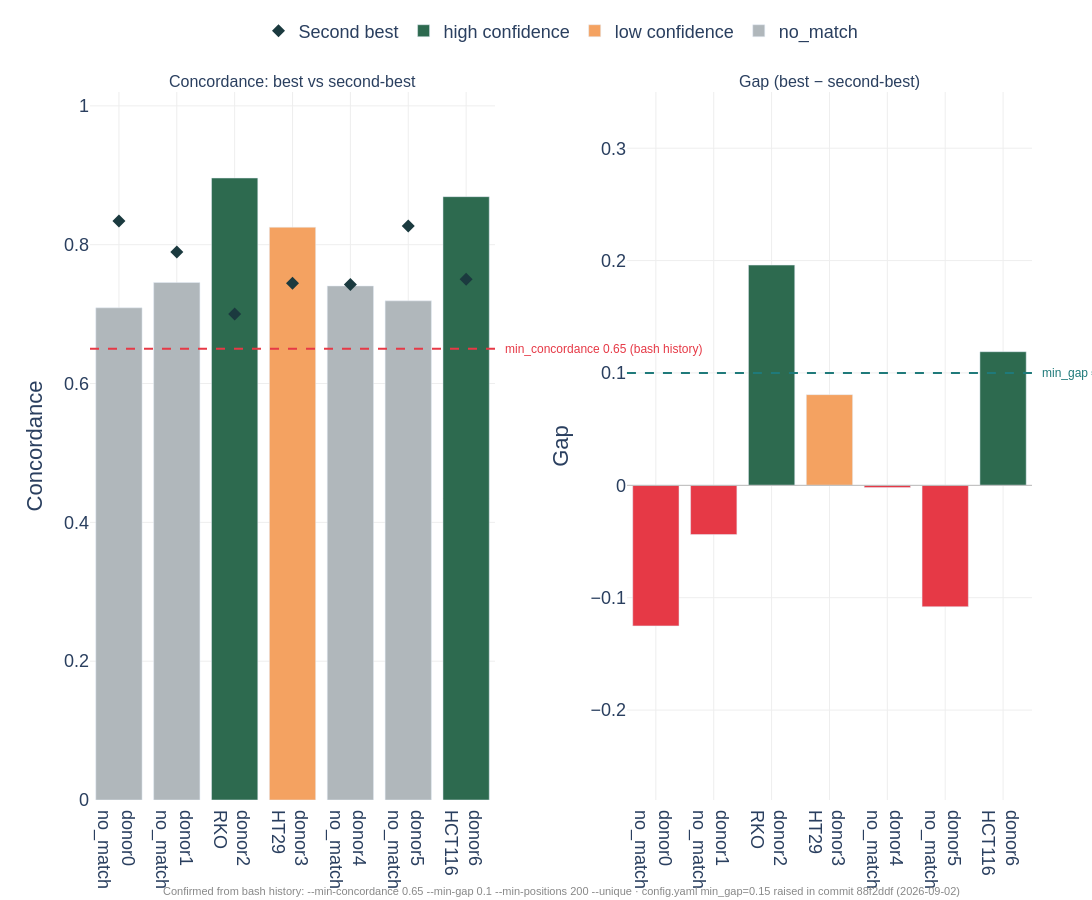

The notebook cell this image was saved under:
### Markdown cell above
## Figure 8 — Donor matching quality (slide 8)
**Slide message:** Concordance gap cleanly separates high-confidence matches (≥0.15 gap) from ambiguous or failed assignments, validating the Hungarian-algorithm matching thresholds.

### Code cell
dm_path = f'{DEMUX_DIR}/{UNGUIDED_RUN}/donor_matches.tsv'
if not os.path.exists(dm_path):
    print(f'{dm_path} not found — skipping Fig 8.')
else:
    dm = pd.read_csv(dm_path, sep='\t')
    dm['concordance']        = pd.to_numeric(dm['concordance'],        errors='coerce')
    dm['second_concordance'] = pd.to_numeric(dm['second_concordance'], errors='coerce')
    dm['gap']                = pd.to_numeric(dm['gap'],                errors='coerce')
    dm['display_label']      = dm['cell_line'].where(
        dm['cell_line'].notna() & (dm['cell_line'].astype(str) != ''), 'no_match'
    )

    # ── Threshold analysis ────────────────────────────────────────────────────
    print('=== Threshold investigation for pool_ctr_v4 ===')
    print('No match_vireo.log found — run was not triggered through Snakemake,')
    print('or logs/demux/pool_ctr_v4/ was not created.')
    print()
    print('Confirmed from bash history (line 325): --min-concordance 0.65 --min-positions 200 --min-gap 0.10 --unique')
    print('File mtime 2026-07-29; commit 88f2ddf (2026-09-02) later raised defaults.')
    print('Deriving bounds from donor_matches.tsv data (cross-check):')
    high_d = dm[dm['confidence'] == 'high']
    low_d  = dm[dm['confidence'] == 'low']
    no_d   = dm[dm['confidence'].isin(['no_match', 'no_data'])]

    if not high_d.empty:
        min_high_conc = high_d['concordance'].min()
        min_high_gap  = high_d['gap'].min()
        print(f'  Minimum concordance among HIGH-confidence rows: {min_high_conc:.4f}')
        print(f'  Minimum gap         among HIGH-confidence rows: {min_high_gap:.4f}')
    if not low_d.empty:
        max_low_gap  = low_d['gap'].max()
        print(f'  Maximum gap         among LOW-confidence rows:  {max_low_gap:.4f}')

    print()
    print('  → min_gap must satisfy:')
    print(f'       {max_low_gap:.4f} < min_gap ≤ {min_high_gap:.4f}')
    print(f'     donor6 (HCT116, gap=0.1189) is HIGH → min_gap ≤ 0.1189')
    print(f'     donor3 (HT29, gap=0.0807) is LOW  → min_gap > 0.0807')
    print(f'     Most likely value: min_gap = 0.10')
    print()
    print('  → config.yaml and Snakefile default min_gap = 0.15')
    print('    This is INCONSISTENT with pool_ctr_v4 data.')
    print('    pool_ctr_v4 was run with min_gap ≈ 0.10 (custom flag or earlier default).')
    print()
    print(dm[['vireo_donor','cell_line','concordance','second_concordance',
              'gap','confidence','n_positions']].round(4).to_string())

    # Inferred thresholds for the figure
    INFERRED_MIN_CONC = 0.65
    INFERRED_MIN_GAP  = 0.10

    CONF_COLORS = {'high': C['green'], 'low': C['orange'],
                   'no_match': C['grey'], 'no_data': '#CCCCCC'}
    bar_colors = [CONF_COLORS.get(str(c), C['grey']) for c in dm['confidence']]

    fig8 = make_subplots(
        rows=1, cols=2,
        subplot_titles=('Concordance: best vs second-best',
                        'Gap (best − second-best)'),
        horizontal_spacing=0.14,
    )

    x_pos = dm['vireo_donor'] + '<br>' + dm['display_label']

    # Best concordance bars
    fig8.add_trace(go.Bar(
        x=x_pos, y=dm['concordance'], marker_color=bar_colors,
        showlegend=False,
        hovertemplate='%{x}<br>Best concordance: %{y:.4f}<extra></extra>',
    ), row=1, col=1)
    # Second-best as overlay markers
    fig8.add_trace(go.Scatter(
        x=x_pos, y=dm['second_concordance'], mode='markers',
        marker=dict(size=10, color=C['dark_teal'], symbol='diamond'),
        name='Second best', showlegend=True,
        hovertemplate='%{x}<br>Second: %{y:.4f}<extra></extra>',
    ), row=1, col=1)

    # Threshold line — label offset to the right of the plot area, not over bars
    fig8.add_hline(y=INFERRED_MIN_CONC, line_dash='dash', line_color=C['red'],
                   row=1, col=1)
    fig8.add_annotation(
        x=1.02, y=INFERRED_MIN_CONC,
        text=f'min_concordance {INFERRED_MIN_CONC} (bash history)',
        showarrow=False, xanchor='left',
        font=dict(size=12, color=C['red']),
        xref='x domain', yref='y',
    )

    # Gap bars
    gap_colors = [C['red'] if g < 0 else c
                  for g, c in zip(dm['gap'].fillna(-1), bar_colors)]
    fig8.add_trace(go.Bar(
        x=x_pos, y=dm['gap'].clip(lower=-0.25), marker_color=gap_colors,
        showlegend=False,
        hovertemplate='%{x}<br>Gap: %{y:.4f}<extra></extra>',
    ), row=1, col=2)
    fig8.add_hline(y=INFERRED_MIN_GAP, line_dash='dash', line_color=C['accent_teal'],
                   row=1, col=2)
    fig8.add_annotation(
        x=1.02, y=INFERRED_MIN_GAP,
        text=f'min_gap ≈{INFERRED_MIN_GAP} (inferred)',
        showarrow=False, xanchor='left',
        font=dict(size=12, color=C['accent_teal']),
        xref='x2 domain', yref='y2',
    )
    fig8.add_hline(y=0, line_color='#BBBBBB', line_width=1, row=1, col=2)

    # Footnote
    fig8.add_annotation(
        x=0.5, y=-0.14, xref='paper', yref='paper',
        text=(f'Confirmed from bash history: --min-concordance {INFERRED_MIN_CONC} '
              f'--min-gap {INFERRED_MIN_GAP} --min-positions 200 --unique · '
              f'config.yaml min_gap=0.15 raised in commit 88f2ddf (2026-09-02)'),
        
        showarrow=False, font=dict(size=11, color='#888888'), xanchor='center',
    )

    fig8.update_yaxes(range=[0, 1.02], title_text='Concordance', row=1, col=1)
    fig8.update_yaxes(range=[-0.28, 0.35], title_text='Gap', row=1, col=2)

    # Legend for confidence colours
    for conf, color in [('high confidence', C['green']),
                        ('low confidence',  C['orange']),
                        ('no_match',        C['grey'])]:
        fig8.add_trace(go.Bar(
            x=[None], y=[None], marker_color=color, name=conf, showlegend=True,
        ), row=1, col=1)

    _style(fig8, showlegend=True)
    fig8.update_layout(
        barmode='overlay',
        legend=dict(orientation='h', yanchor='bottom', y=1.06, xanchor='center', x=0.5),
        margin=dict(b=100),
    )
    save(fig8, 'fig8_donor_matching')

### Figure 1 — Plotly figure (JSON) as saved in the notebook; plotly's stock layout.template omitted (floating-point values rounded to 4 significant figures)
{"data": [{"hovertemplate": "%{x}<br>Best concordance: %{y:.4f}<extra></extra>", "marker": {"color": ["#B0B7BB", "#B0B7BB", "#2D6A4F", "#F4A261", "#B0B7BB", "#B0B7BB", "#2D6A4F"]}, "showlegend": false, "type": "bar", "x": ["donor0<br>no_match", "donor1<br>no_match", "donor2<br>RKO", "donor3<br>HT29", "donor4<br>no_match", "donor5<br>no_match", "donor6<br>HCT116"], "xaxis": "x", "y": [0.7091, 0.7456, 0.8961, 0.8252, 0.7406, 0.7191, 0.8692], "yaxis": "y"}, {"hovertemplate": "%{x}<br>Second: %{y:.4f}<extra></extra>", "marker": {"color": "#1B3A3F", "size": 10, "symbol": "diamond"}, "mode": "markers", "name": "Second best", "showlegend": true, "type": "scatter", "x": ["donor0<br>no_match", "donor1<br>no_match", "donor2<br>RKO", "donor3<br>HT29", "donor4<br>no_match", "donor5<br>no_match", "donor6<br>HCT116"], "xaxis": "x", "y": [0.8341, 0.7894, 0.7001, 0.7445, 0.7427, 0.8271, 0.7503], "yaxis": "y"}, {"hovertemplate": "%{x}<br>Gap: %{y:.4f}<extra></extra>", "marker": {"color": ["#E63946", "#E63946", "#2D6A4F", "#F4A261", "#E63946", "#E63946", "#2D6A4F"]}, "showlegend": false, "type": "bar", "x": ["donor0<br>no_match", "donor1<br>no_match", "donor2<br>RKO", "donor3<br>HT29", "donor4<br>no_match", "donor5<br>no_match", "donor6<br>HCT116"], "xaxis": "x2", "y": [-0.1251, -0.0438, 0.196, 0.0807, -0.002, -0.108, 0.1189], "yaxis": "y2"}, {"marker": {"color": "#2D6A4F"}, "name": "high confidence", "showlegend": true, "type": "bar", "x": [null], "xaxis": "x", "y": [null], "yaxis": "y"}, {"marker": {"color": "#F4A261"}, "name": "low confidence", "showlegend": true, "type": "bar", "x": [null], "xaxis": "x", "y": [null], "yaxis": "y"}, {"marker": {"color": "#B0B7BB"}, "name": "no_match", "showlegend": true, "type": "bar", "x": [null], "xaxis": "x", "y": [null], "yaxis": "y"}], "layout": {"annotations": [{"font": {"size": 16}, "showarrow": false, "text": "Concordance: best vs second-best", "x": 0.215, "xanchor": "center", "xref": "paper", "y": 1.0, "yanchor": "bottom", "yref": "paper"}, {"font": {"size": 16}, "showarrow": false, "text": "Gap (best − second-best)", "x": 0.785, "xanchor": "center", "xref": "paper", "y": 1.0, "yanchor": "bottom", "yref": "paper"}, {"font": {"color": "#E63946", "size": 12}, "showarrow": false, "text": "min_concordance 0.65 (bash history)", "x": 1.02, "xanchor": "left", "xref": "x domain", "y": 0.65, "yref": "y"}, {"font": {"color": "#1F7A7A", "size": 12}, "showarrow": false, "text": "min_gap ≈0.1 (inferred)", "x": 1.02, "xanchor": "left", "xref": "x2 domain", "y": 0.1, "yref": "y2"}, {"font": {"color": "#888888", "size": 11}, "showarrow": false, "text": "Confirmed from bash history: --min-concordance 0.65 --min-gap 0.1 --min-positions 200 --unique · config.yaml min_gap=0.15 raised in commit 88f2ddf (2026-09-02)", "x": 0.5, "xanchor": "center", "xref": "paper", "y": -0.14, "yref": "paper"}], "barmode": "overlay", "font": {"family": "Arial, sans-serif", "size": 18}, "height": 900, "legend": {"orientation": "h", "x": 0.5, "xanchor": "center", "y": 1.06, "yanchor": "bottom"}, "margin": {"b": 100, "l": 90, "r": 60, "t": 40}, "paper_bgcolor": "white", "plot_bgcolor": "white", "shapes": [{"line": {"color": "#E63946", "dash": "dash"}, "type": "line", "x0": 0, "x1": 1, "xref": "x domain", "y0": 0.65, "y1": 0.65, "yref": "y"}, {"line": {"color": "#1F7A7A", "dash": "dash"}, "type": "line", "x0": 0, "x1": 1, "xref": "x2 domain", "y0": 0.1, "y1": 0.1, "yref": "y2"}, {"line": {"color": "#BBBBBB", "width": 1}, "type": "line", "x0": 0, "x1": 1, "xref": "x2 domain", "y0": 0, "y1": 0, "yref": "y2"}], "showlegend": true, "width": 1600, "xaxis": {"anchor": "y", "domain": [0.0, 0.43], "gridcolor": "#EEEEEE", "gridwidth": 1, "showgrid": true, "zeroline": false}, "xaxis2": {"anchor": "y2", "domain": [0.57, 1.0], "gridcolor": "#EEEEEE", "gridwidth": 1, "showgrid": true, "zeroline": false}, "yaxis": {"anchor": "x", "domain": [0.0, 1.0], "gridcolor": "#EEEEEE", "gridwidth": 1, "range": [0, 1.02], "showgrid": true, "title": {"text": "Concordance"}, "zeroline": false}, "yaxis2": {"anchor": "x2", "domain": [0.0, 1.0], "gridcolor": "#EEEEEE", "gridwidth": 1, "range": [-0.28, 0.35], "showgrid": true, "title": {"text": "Gap"}, "zeroline": false}}}
